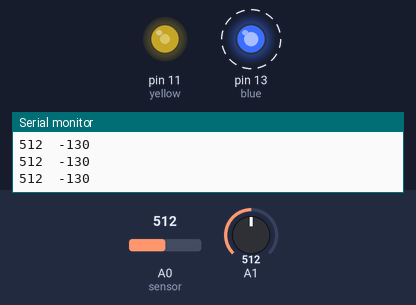
The sketch below on a simulated Arduino Uno, built with avr-gcc and run on an emulated ATmega328P. On the bench: output pins drawn as LEDs (lit = HIGH), the last lines printed to the serial monitor. Dashed ring = blinking. The inputs (shaded band) are chosen by the test bench; at power-on: A1 = 512, A0 (sensor) = 512.

Above: at 1.2 s.
1.3 s: A1 set to 716
At 2.4 s:
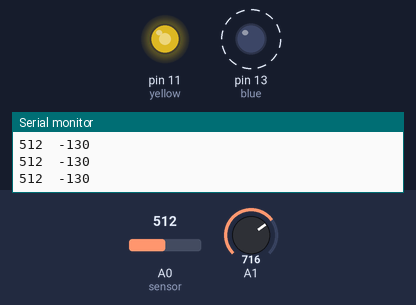
4.3 s: A1 set to 900
At 4.9 s:
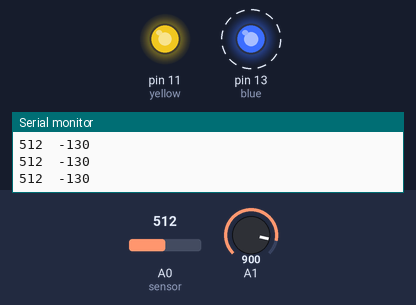
7.3 s: A1 set to 210
At 8.2 s:
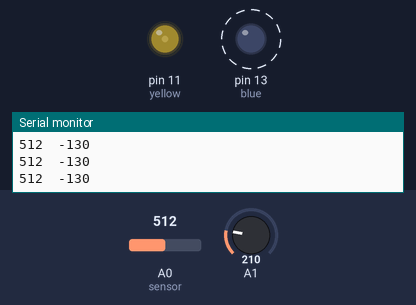
10.3 s: A0 (sensor) set to 866
At 10.47 s:
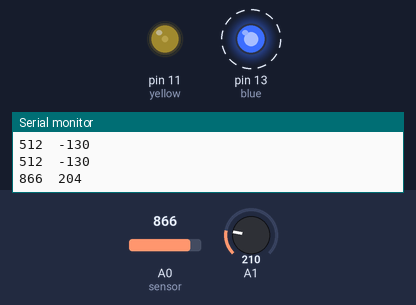
13.3 s: A0 (sensor) set to 897
At 13.9 s:
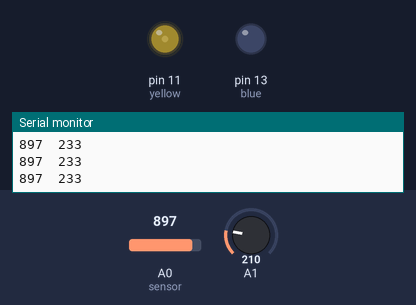
14.8 s: A1 set to 0
At 16.1 s:
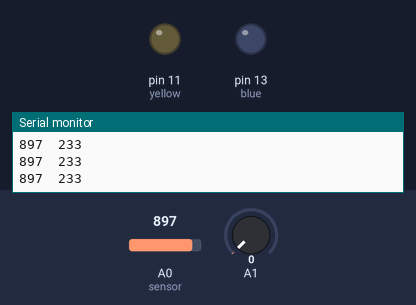
Timing chart, 0 to 17.3 s (numbered marks = the images above; inputs shaded):
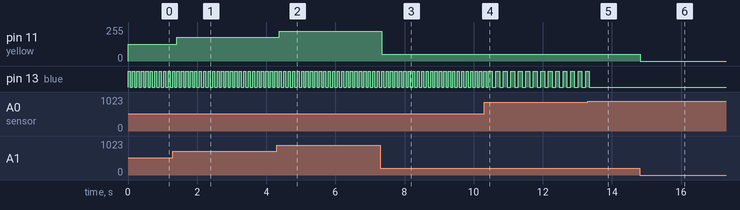

Measured:
- the behaviour switches between 883 and 884 on A0 (sensor) (found by bisection; images 4 and 5)
- after the input at 1.3 s, pin 11 (yellow): 127/255 → 178/255 after 0.12 s
- after the input at 4.3 s, pin 11 (yellow): 178/255 → 224/255 after 0.08 s
- after the input at 7.3 s, pin 11 (yellow): 224/255 → 52/255 at once
- after the input at 10.3 s, pin 13 (blue): alternates HIGH for 0.11 s and LOW for 0.11 s, starting after 0.23 s
- after the input at 13.3 s, pin 13 (blue): goes on until 13.3 s, then stays LOW
- after the input at 14.8 s, pin 11 (yellow): 52/255 → 0/255 at once
- by itself, pin 13 (blue): alternates HIGH for 0.06 s and LOW for 0.06 s

The sketch:

LED_Photo_Knob.ino
```cpp
// declare variables
int blue = 13;
int yellow = 11;

int photoCell = 0;
int knob = 0;

int brightness = 0;
int intensity = 0;

void setup() {
  Serial.begin(9600); // start serial monitor

  // declare LED mode as output
  pinMode(blue, OUTPUT);
  pinMode(yellow, OUTPUT);
}

void loop() {
  photoCell = analogRead(A0); //read from A0, which is photo sensor
  knob = analogRead(A1); //read from A1, which is potienmeter

  int i = photoCell/8;  //devide the reading from photo sensor

  //map the reading from photo sensor to the brightness of LED
  brightness = map(photoCell, 650, 920, 0, 255);

  //map the reading from knob to the bright intensity of LED
  intensity = map(knob, 0, 1024, 0, 255);

  //print on serial monitor
  Serial.print(photoCell);
  Serial.print("\t");
  Serial.println(brightness);

  //write the reading from photosensor to LED
  //analogWrite(yellow, 255-brightness);

  //write the reading from knob to LED
  analogWrite(yellow, intensity);

  //condition, when mapped reading greater than 220, blue light off
  if (brightness > 220) {
    digitalWrite(blue, LOW);
  }
  //otherwise, blink blue LED
  else {
    digitalWrite(blue, HIGH);
    delay(i);
    digitalWrite(blue, LOW);
    delay(i);
  }
}
```
